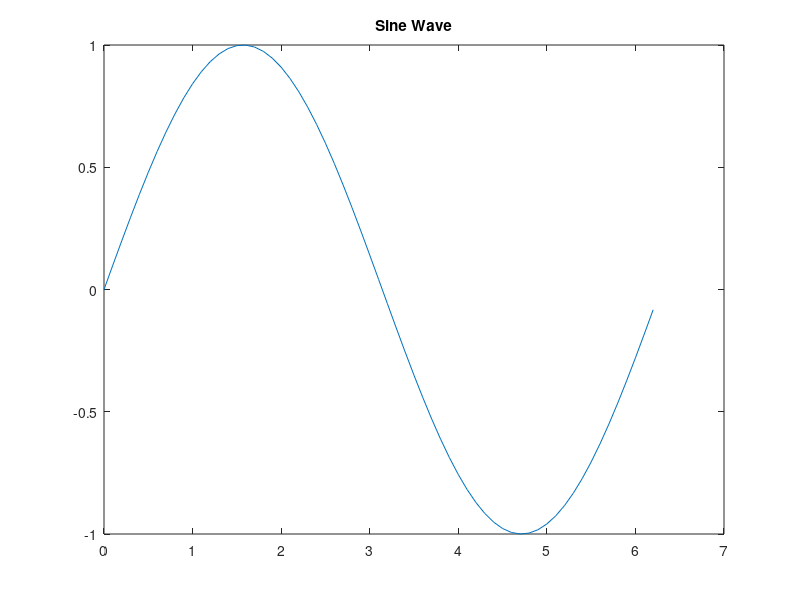
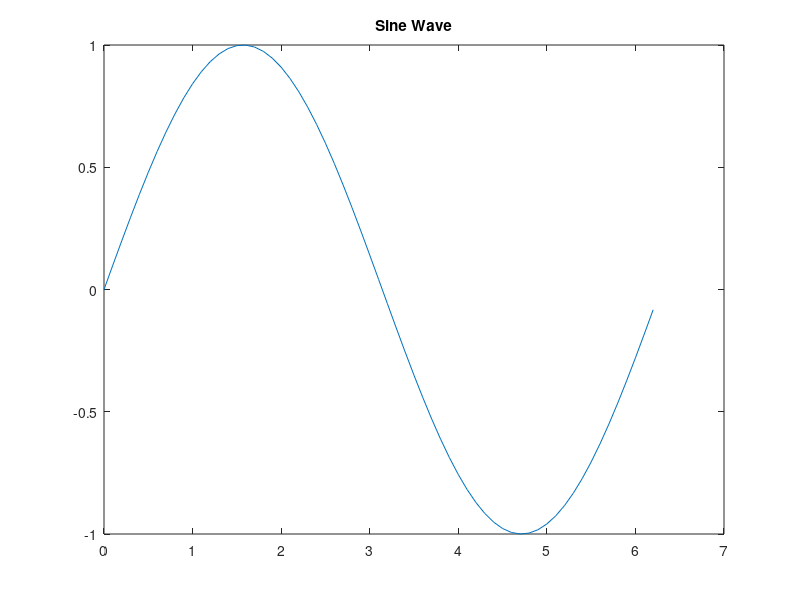
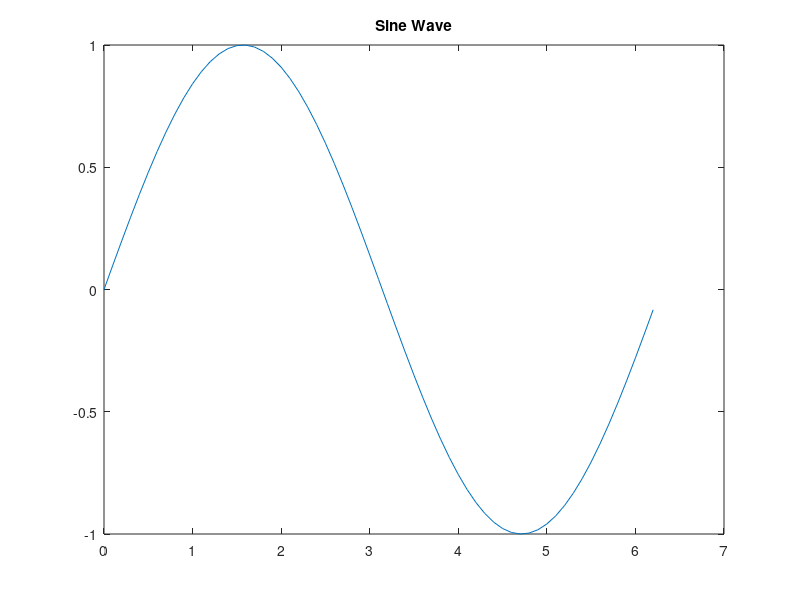
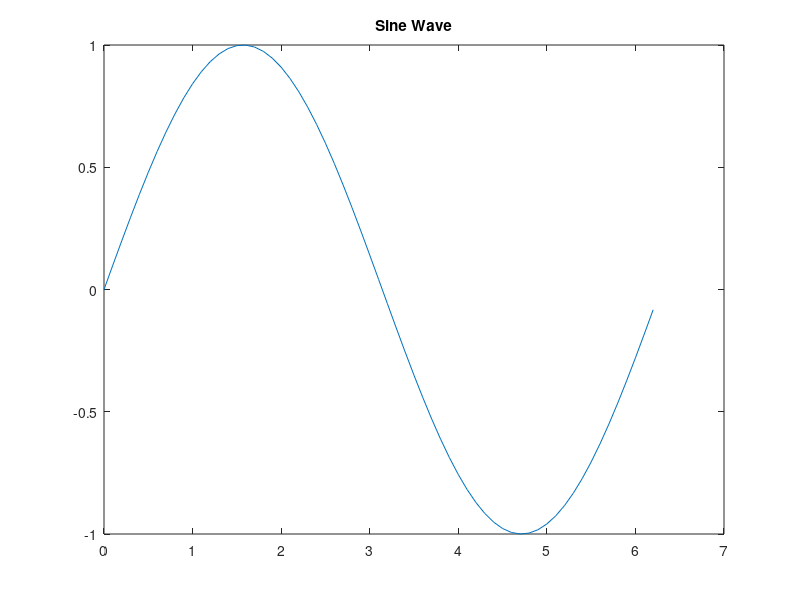

Write MATLAB code to recreate these figures, in order.
%% Task 1: Create and Save a Figure
sampleX = 0:0.1:2*pi;
sampleY = sin(sampleX);
figure;
plot(sampleX, sampleY);
title('Sine Wave');
savefig('sine_wave.fig');

%% Task 2: Export to Multiple Formats
saveas(gcf, 'sine_wave.png');
saveas(gcf, 'sine_wave.jpg');
saveas(gcf, 'sine_wave.eps');

%% Task 3: Print for High-Quality Output
print(gcf, 'sine_wave_hq.pdf', '-dpdf', '-r300');

%% Task 4: Copy to Clipboard
print(gcf, '-clipboard', '-dbitmap');

%% Task 5: Batch Processing Multiple Figures
numFigures = 3;
for figIdx = 1:numFigures
    figure;
    plot(sampleX, sin(sampleX + figIdx));   % vary phase for each figure
    title(['Batch Figure ', num2str(figIdx)]);
    outputName = sprintf('batch_figure_%d.png', figIdx);
    saveas(gcf, outputName);
end
